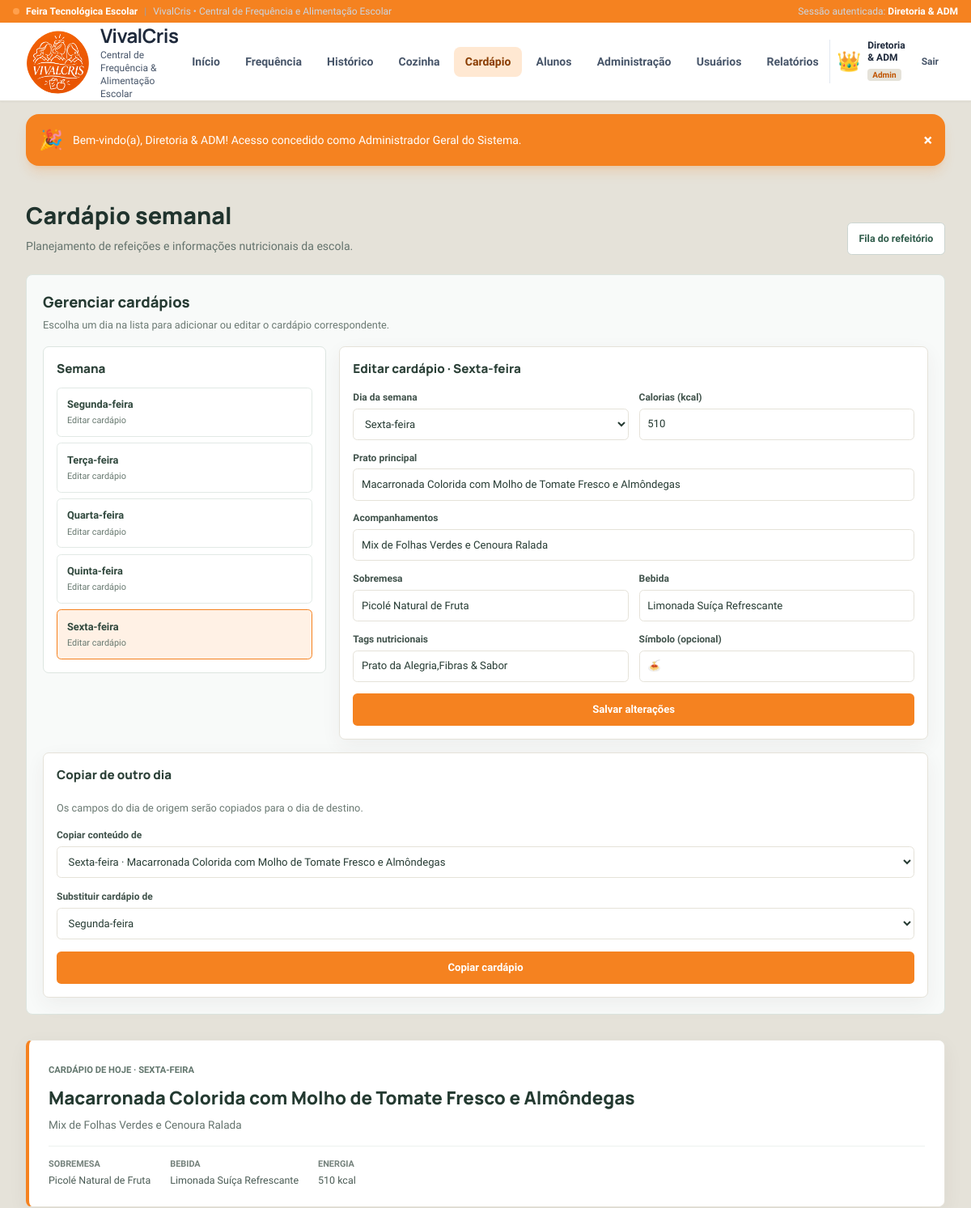
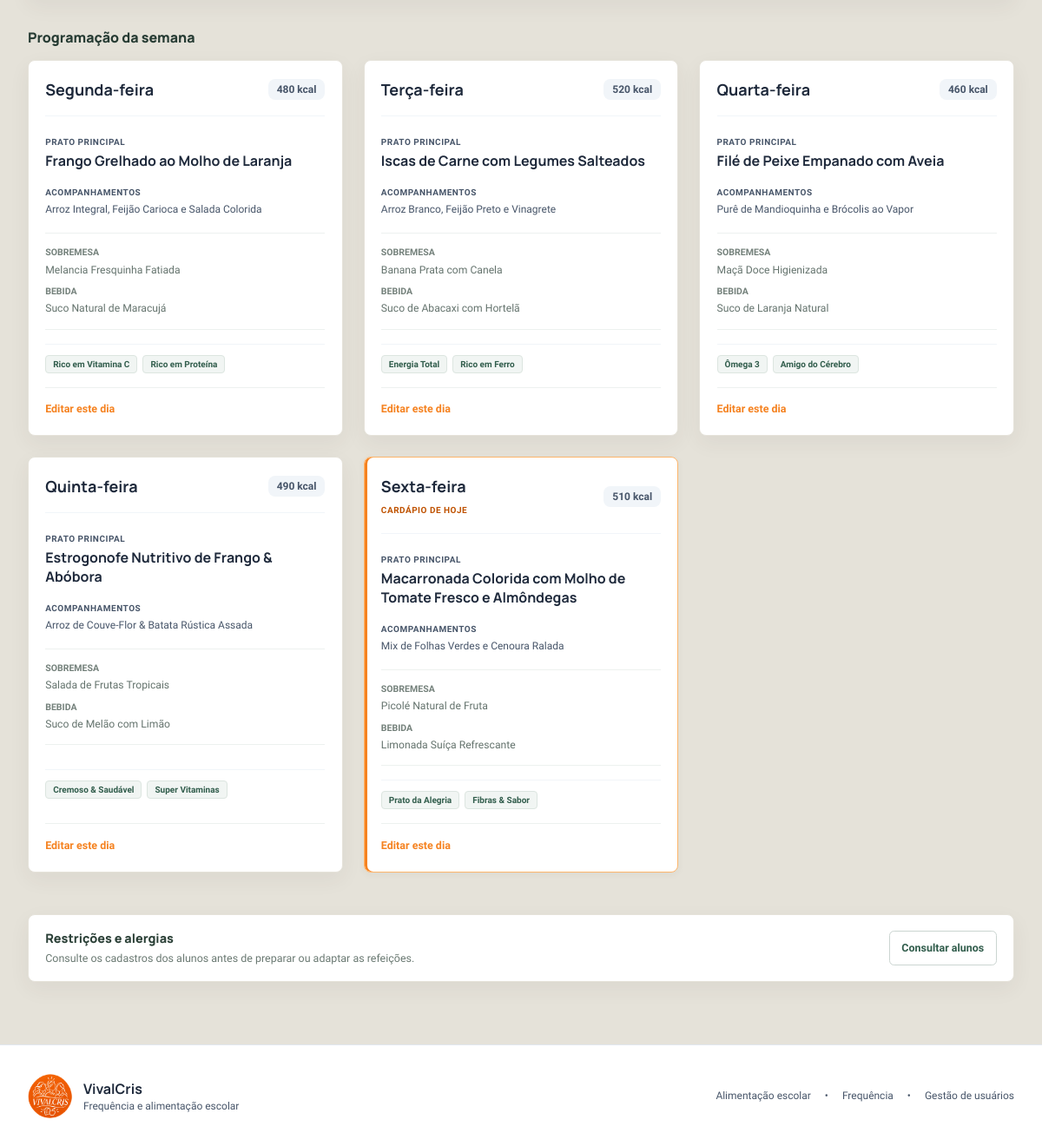
Page /public/alimentacao/cardapio (signed in) on the committed database (2 pictures, top to bottom).
### tables this page shows
CREATE TABLE `cardapios` (
    `id` INT AUTO_INCREMENT PRIMARY KEY,
    `dia_semana` VARCHAR(30) NOT NULL,
    `prato_principal` VARCHAR(200) NOT NULL,
    `acompanhamento` VARCHAR(255) NOT NULL,
    `sobremesa` VARCHAR(150) NOT NULL,
    `bebida` VARCHAR(100) NOT NULL,
    `calorias` INT DEFAULT 450,
    `tags` VARCHAR(255) NOT NULL,
    `emoji` VARCHAR(10) NOT NULL
);

### app/Views/alimentacao/cardapio.php (the view, shortened to what the rows shown need)
<?php
require_once __DIR__ . '/../layouts/header.php';
$cardapiosPorDia = array_column($cardapios, null, 'dia_semana');
$origemPadrao = $cardapioEdicao['id'] ?? ($cardapios[0]['id'] ?? 0);
$diaOrigemPadrao = $cardapioEdicao['dia_semana'] ?? $diaSelecionado;
$diaDestinoPadrao = '';
foreach ($diasSemana as $dia):
    if ($dia !== $diaOrigemPadrao) {
        $diaDestinoPadrao = $dia;
        break;
    }
endforeach;
?>
<div class="menu-page-heading">
    <div>
        <h1>Cardápio semanal</h1>
        <p>Planejamento de refeições e informações nutricionais da escola.</p>
    </div>
    <a href="<?= url('alimentacao/fila') ?>" class="menu-nav-link">Fila do refeitório</a>
</div>
<?php if ($podeGerenciar): ?>
    <?php
    $valoresEdicao = $cardapioEdicao ?? [
        'id' => '',
        'dia_semana' => '',
        'prato_principal' => '',
        'acompanhamento' => '',
        'sobremesa' => '',
        'bebida' => '',
        'calorias' => 450,
        'tags' => '',
        'emoji' => '🍽️'
    ];
    ?>
    <section class="menu-manager scroll-reveal" aria-labelledby="menu-manager-title">
        <div class="menu-manager-heading">
            <div>
                <h2 id="menu-manager-title">Gerenciar cardápios</h2>
                <p>Escolha um dia na lista para adicionar ou editar o cardápio correspondente.</p>
            </div>
        </div>
        <div class="menu-manager-grid">
            <nav class="menu-calendar" aria-label="Dias da semana do cardápio">
                <h3>Semana</h3>
                <?php foreach ($diasSemana as $dia): ?>
                    <?php $menuDoDia = $cardapiosPorDia[$dia] ?? null; ?>
                    <a href="<?= url('alimentacao/cardapio?dia=' . rawurlencode($dia)) ?>"
                       class="menu-calendar-day <?= $dia === $diaSelecionado ? 'is-selected' : '' ?>">
                        <span><?= htmlspecialchars($dia) ?></span>
                        <small><?= $menuDoDia ? 'Editar cardápio' : 'Adicionar cardápio' ?></small>
                    </a>
                <?php endforeach; ?>
            </nav>
            <form method="POST" action="<?= url('alimentacao/cardapio/salvar') ?>" class="menu-editor">
                <h3><?= $cardapioEdicao ? 'Editar cardápio' : 'Adicionar cardápio' ?> · <?= htmlspecialchars($diaSelecionado) ?></h3>
                <div class="menu-form-grid">
                    <div class="menu-field">
                        <label for="menu-dia">Dia da semana</label>
                        <select id="menu-dia" name="dia_semana" required>
                            <?php foreach ($diasSemana as $dia): ?>
                                <option value="<?= htmlspecialchars($dia) ?>" <?= $diaSelecionado === $dia ? 'selected' : '' ?>><?= htmlspecialchars($dia) ?></option>
                            <?php endforeach; ?>
                        </select>
                    </div>
                    <div class="menu-field">
                        <label for="menu-calorias">Calorias (kcal)</label>
                        <input id="menu-calorias" type="number" name="calorias" min="0" max="2000" value="<?= (int)$valoresEdicao['calorias'] ?>" required>
                    </div>
                    <div class="menu-field menu-field-wide">
                        <label for="menu-prato">Prato principal</label>
                        <input id="menu-prato" type="text" name="prato_principal" maxlength="200" value="<?= htmlspecialchars($valoresEdicao['prato_principal']) ?>" required>
                    </div>
                    <div class="menu-field menu-field-wide">
                        <label for="menu-acompanhamento">Acompanhamentos</label>
                        <input id="menu-acompanhamento" type="text" name="acompanhamento" maxlength="255" value="<?= htmlspecialchars($valoresEdicao['acompanhamento']) ?>" required>
                    </div>
                    <div class="menu-field">
                        <label for="menu-sobremesa">Sobremesa</label>
                        <input id="menu-sobremesa" type="text" name="sobremesa" maxlength="150" value="<?= htmlspecialchars($valoresEdicao['sobremesa']) ?>" required>
                    </div>
                    <div class="menu-field">
                        <label for="menu-bebida">Bebida</label>
                        <input id="menu-bebida" type="text" name="bebida" maxlength="100" value="<?= htmlspecialchars($valoresEdicao['bebida']) ?>" required>
                    </div>
                    <div class="menu-field">
                        <label for="menu-tags">Tags nutricionais</label>
                        <input id="menu-tags" type="text" name="tags" maxlength="255" value="<?= htmlspecialchars($valoresEdicao['tags']) ?>" placeholder="Ex.: Rico em ferro, Proteína" required>
                    </div>
                    <div class="menu-field">
                        <label for="menu-emoji">Símbolo (opcional)</label>
                        <input id="menu-emoji" type="text" name="emoji" maxlength="10" value="<?= htmlspecialchars($valoresEdicao['emoji']) ?>">
                    </div>
                </div>
                <button type="submit" class="menu-submit"><?= $cardapioEdicao ? 'Salvar alterações' : 'Adicionar ao cardápio' ?></button>
            </form>
            <form method="POST" action="<?= url('alimentacao/cardapio/copiar') ?>" class="menu-copy menu-copy-wide" onsubmit="return confirm('O cardápio do dia de destino será substituído. Deseja continuar?')">
                <h3>Copiar de outro dia</h3>
                <p>Os campos do dia de origem serão copiados para o dia de destino.</p>
                <div class="menu-field">
                    <label for="menu-origem">Copiar conteúdo de</label>
                    <select id="menu-origem" name="origem_id" required>
                        <?php foreach ($cardapios as $cardapio): ?>
                            <option value="<?= (int)$cardapio['id'] ?>" <?= (int)$cardapio['id'] === (int)$origemPadrao ? 'selected' : '' ?>><?= htmlspecialchars($cardapio['dia_semana']) ?> · <?= htmlspecialchars($cardapio['prato_principal']) ?></option>
                        <?php endforeach; ?>
                    </select>
                </div>
                <div class="menu-field">
                    <label for="menu-destino">Substituir cardápio de</label>
                    <select id="menu-destino" name="dia_destino" required>
                        <?php foreach ($diasSemana as $dia): ?>
                            <option value="<?= htmlspecialchars($dia) ?>" <?= $dia === $diaDestinoPadrao ? 'selected' : '' ?>><?= htmlspecialchars($dia) ?></option>
                        <?php endforeach; ?>
                    </select>
                </div>
                <button type="submit" class="menu-copy-submit">Copiar cardápio</button>
            </form>
        </div>
    </section>
<?php endif; ?>
<div class="today-menu-banner">
    <div>
        <span class="menu-section-label">Cardápio de hoje · <?= htmlspecialchars($cardapioHoje['dia_semana']) ?></span>
        <h2><?= htmlspecialchars($cardapioHoje['prato_principal']) ?></h2>
        <p><?= htmlspecialchars($cardapioHoje['acompanhamento']) ?></p>
        <div class="today-menu-details">
            <span><strong>Sobremesa</strong><?= htmlspecialchars($cardapioHoje['sobremesa']) ?></span>
            <span><strong>Bebida</strong><?= htmlspecialchars($cardapioHoje['bebida']) ?></span>
            <span><strong>Energia</strong><?= (int)$cardapioHoje['calorias'] ?> kcal</span>
        </div>
    </div>
</div>
<h3 class="menu-week-heading">Programação da semana</h3>
<div class="grid grid-cols-1 md:grid-cols-2 lg:grid-cols-3 gap-6 mb-12">
    <?php foreach ($cardapios as $c): ?>
        <?php
            $isHoje = ($c['dia_semana'] === $cardapioHoje['dia_semana']);
            $tags = explode(',', $c['tags']);
        ?>
        <div class="menu-day-card <?= $isHoje ? 'is-today' : '' ?>">
            <div>
                <div class="flex items-center justify-between pb-4 border-b border-slate-100 mb-4">
                    <div class="flex items-center gap-2">
                        <div>
                            <h4 class="font-brand font-bold text-lg text-slate-800"><?= htmlspecialchars($c['dia_semana']) ?></h4>
                            <?php if ($isHoje): ?>
                                <span class="text-[10px] font-bold text-emerald-700 uppercase tracking-wider">Cardápio de hoje</span>
                            <?php endif; ?>
                        </div>
                    </div>
                    <span class="text-xs font-bold text-slate-600 bg-slate-100 px-2.5 py-1 rounded-lg">
                        <?= $c['calorias'] ?> kcal
                    </span>
                </div>
                <div class="mb-3">
                    <span class="text-[10px] font-bold text-slate-600 uppercase tracking-wider">Prato Principal</span>
                    <p class="font-brand font-bold text-base text-slate-800 leading-snug">
                        <?= htmlspecialchars($c['prato_principal']) ?>
                    </p>
                </div>
                <div class="mb-4">
                    <span class="text-[10px] font-bold text-slate-600 uppercase tracking-wider">Acompanhamentos</span>
                    <p class="text-xs text-slate-600 leading-relaxed">
                        <?= htmlspecialchars($c['acompanhamento']) ?>
                    </p>
                </div>
                <div class="menu-card-details">
                    <p><strong>Sobremesa</strong><?= htmlspecialchars($c['sobremesa']) ?></p>
                    <p><strong>Bebida</strong><?= htmlspecialchars($c['bebida']) ?></p>
                </div>
            </div>
            <div class="pt-3 border-t border-slate-100 flex flex-wrap gap-1.5">
                <?php foreach ($tags as $tag): ?>
                    <span class="text-[10px] font-bold px-2 py-0.5 rounded-lg bg-emerald-50 text-emerald-700 border border-emerald-200">
                        <?= htmlspecialchars(trim($tag)) ?>
                    </span>
                <?php endforeach; ?>
            </div>
            <?php if ($podeGerenciar): ?>
                <div class="menu-card-actions">
                    <a href="<?= url('alimentacao/cardapio?dia=' . rawurlencode($c['dia_semana'])) ?>">Editar este dia</a>
                </div>
            <?php endif; ?>
        </div>
    <?php endforeach; ?>
</div>
<div class="menu-guidance">
    <div>
        <h4>Restrições e alergias</h4>
        <p>Consulte os cadastros dos alunos antes de preparar ou adaptar as refeições.</p>
    </div>
    <?php if (tem_perfil('admin')): ?>
        <a href="<?= url('alunos') ?>">Consultar alunos</a>
    <?php endif; ?>
</div>
<?php require_once __DIR__ . '/../layouts/footer.php'; ?>

### rows in the picture
cardapios: calorias "510", prato_principal "Macarronada Colorida com Molho de Tomate Fresco e Almôndegas", acompanhamento "Mix de Folhas Verdes e Cenoura Ralada", sobremesa "Picolé Natural de Fruta", bebida "Limonada Suíça Refrescante", tags "Prato da Alegria,Fibras & Sabor", emoji "🍝", dia_semana "SEXTA-FEIRA", dia_semana "Sexta-feira", shows "CARDÁPIO DE HOJE", tags "Prato da Alegria", tags "Fibras & Sabor"
cardapios: dia_semana "Segunda-feira", calorias "480", prato_principal "Frango Grelhado ao Molho de Laranja", acompanhamento "Arroz Integral, Feijão Carioca e Salada Colorida", sobremesa "Melancia Fresquinha Fatiada", bebida "Suco Natural de Maracujá", tags "Rico em Vitamina C", tags "Rico em Proteína"
cardapios: dia_semana "Terça-feira", calorias "520", prato_principal "Iscas de Carne com Legumes Salteados", acompanhamento "Arroz Branco, Feijão Preto e Vinagrete", sobremesa "Banana Prata com Canela", bebida "Suco de Abacaxi com Hortelã", tags "Energia Total", tags "Rico em Ferro"
cardapios: dia_semana "Quarta-feira", calorias "460", prato_principal "Filé de Peixe Empanado com Aveia", acompanhamento "Purê de Mandioquinha e Brócolis ao Vapor", sobremesa "Maçã Doce Higienizada", bebida "Suco de Laranja Natural", tags "Ômega 3", tags "Amigo do Cérebro"
cardapios: dia_semana "Quinta-feira", calorias "490", prato_principal "Estrogonofe Nutritivo de Frango & Abóbora", acompanhamento "Arroz de Couve-Flor & Batata Rústica Assada", sobremesa "Salada de Frutas Tropicais", bebida "Suco de Melão com Limão", tags "Cremoso & Saudável", tags "Super Vitaminas"

### other values in the picture
$usuarioLogado['nome'] "Diretoria & ADM"
$usuarioLogado['avatar'] "👑"
$usuarioLogado['perfil'] "Admin"
$_SESSION['flash_success'] "Bem-vindo(a), Diretoria & ADM! Acesso concedido como Administrador Geral do Sistema."
$dia "Segunda-feira"
$dia "Terça-feira"
$dia "Quarta-feira"
$dia "Quinta-feira"
$dia "Sexta-feira"
$diaSelecionado "Sexta-feira"
form field dia_semana "Sexta-feira"
form field origem_id "Sexta-feira · Macarronada Colorida com Molho de Tomate Fresco e Almôndegas"
form field dia_destino "Segunda-feira"
